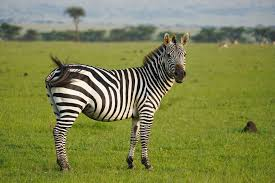
#> input picture IP/images/zebra.jpeg, 275 x 183 px
$ python mean_median.py
#> lines starting #> are read from the running program, lines starting #| are printed output that depends on the picture
import cv2
import numpy as np
import matplotlib.pyplot as plt
import matplotlib
matplotlib.use('TKAgg')
img=cv2.imread('images/zebra.jpeg')
#> img is the input picture: shape (183, 275, 3); mean B, G, R 77.6, 133.2, 126.9
blur=cv2.blur(img,(5,5))
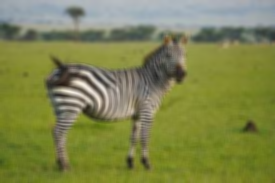
#> blur: shape (183, 275, 3); mean B, G, R 77.6, 133.2, 126.9
median=cv2.medianBlur(img,5)
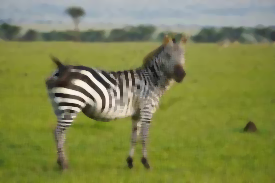
#> median: shape (183, 275, 3); mean B, G, R 77.6, 133.9, 127.5
gblur=cv2.GaussianBlur(img,(5,5),0)
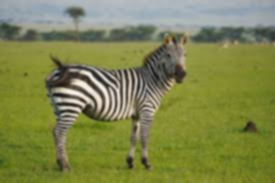
#> gblur: shape (183, 275, 3); mean B, G, R 77.6, 133.2, 126.9

plt.figure(figsize=(12,6))

plt.subplot(221)
plt.title('original image')
plt.imshow(img)
plt.axis("off")

plt.subplot(222)
plt.title('Blurred image')
plt.imshow(blur)
plt.axis("off")

plt.subplot(223)
plt.title('Median blur')
plt.imshow(median)
plt.axis("off")

plt.subplot(224)
plt.title('Guassianblur')
plt.imshow(gblur)
plt.axis("off")

plt.tight_layout()
plt.show()
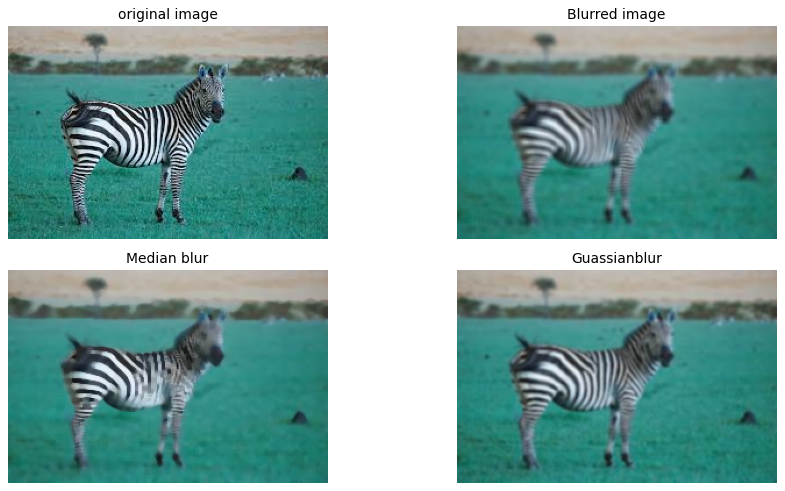
#> figure drawn by matplotlib, 4 panels; B, G, R data is drawn as R, G, B

$ run again, with IP/images/cat.jpeg copied over IP/images/zebra.jpeg
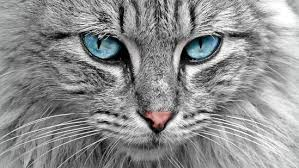
#> input picture IP/images/cat.jpeg, 299 x 168 px
#> img is the input picture: shape (168, 299, 3); mean B, G, R 142.3, 142.1, 141.5
#> `blur=cv2.blur(img,(5,5))`:
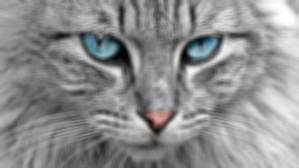
#> blur: shape (168, 299, 3); mean B, G, R 142.3, 142.1, 141.5
#> `plt.show()`:
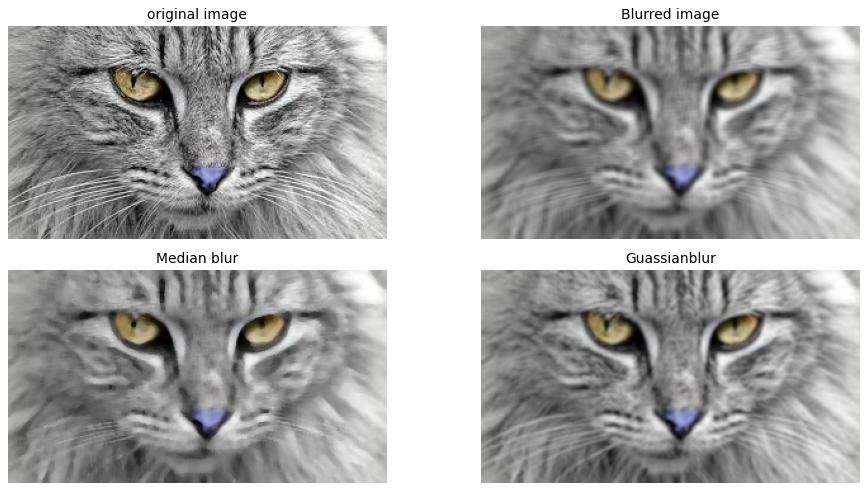
#> figure drawn by matplotlib, 4 panels; B, G, R data is drawn as R, G, B

$ run again, with IP/images/images.jpeg copied over IP/images/zebra.jpeg
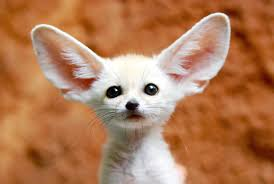
#> input picture IP/images/images.jpeg, 274 x 184 px
#> img is the input picture: shape (184, 274, 3); mean B, G, R 87.2, 123.9, 178.2
#> `blur=cv2.blur(img,(5,5))`:
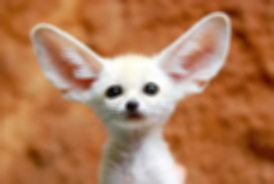
#> blur: shape (184, 274, 3); mean B, G, R 87.2, 123.9, 178.2
#> `plt.show()`:
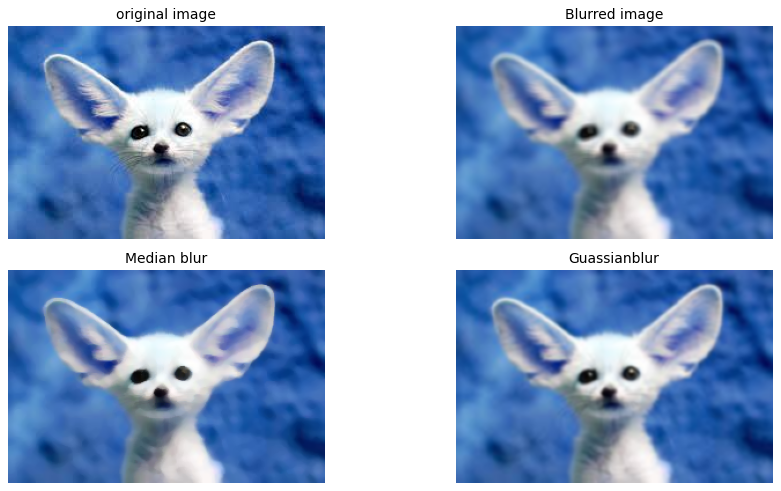
#> figure drawn by matplotlib, 4 panels; B, G, R data is drawn as R, G, B

$ run again, with IP/images/lion.jpeg copied over IP/images/zebra.jpeg
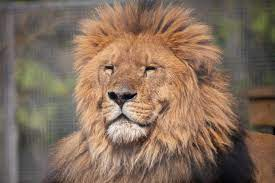
#> input picture IP/images/lion.jpeg, 275 x 183 px
#> img is the input picture: shape (183, 275, 3); mean B, G, R 92.2, 110, 132.5
#> `blur=cv2.blur(img,(5,5))`:
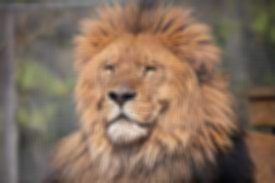
#> blur: shape (183, 275, 3); mean B, G, R 92.2, 110, 132.6
#> `plt.show()`:
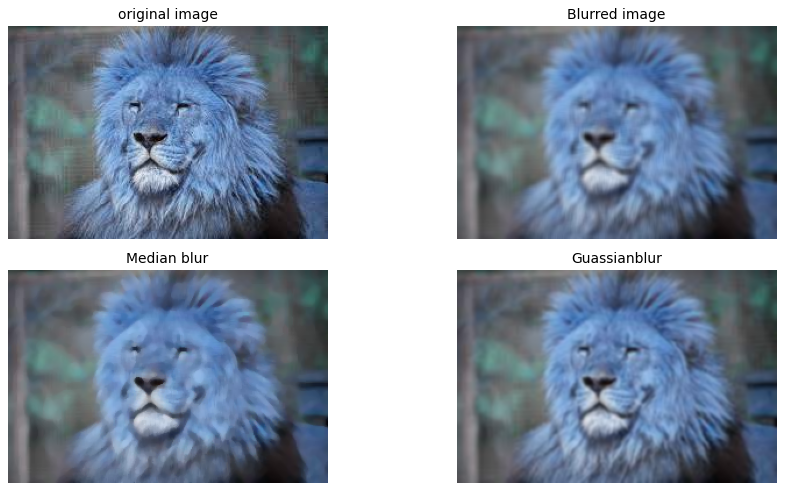
#> figure drawn by matplotlib, 4 panels; B, G, R data is drawn as R, G, B
